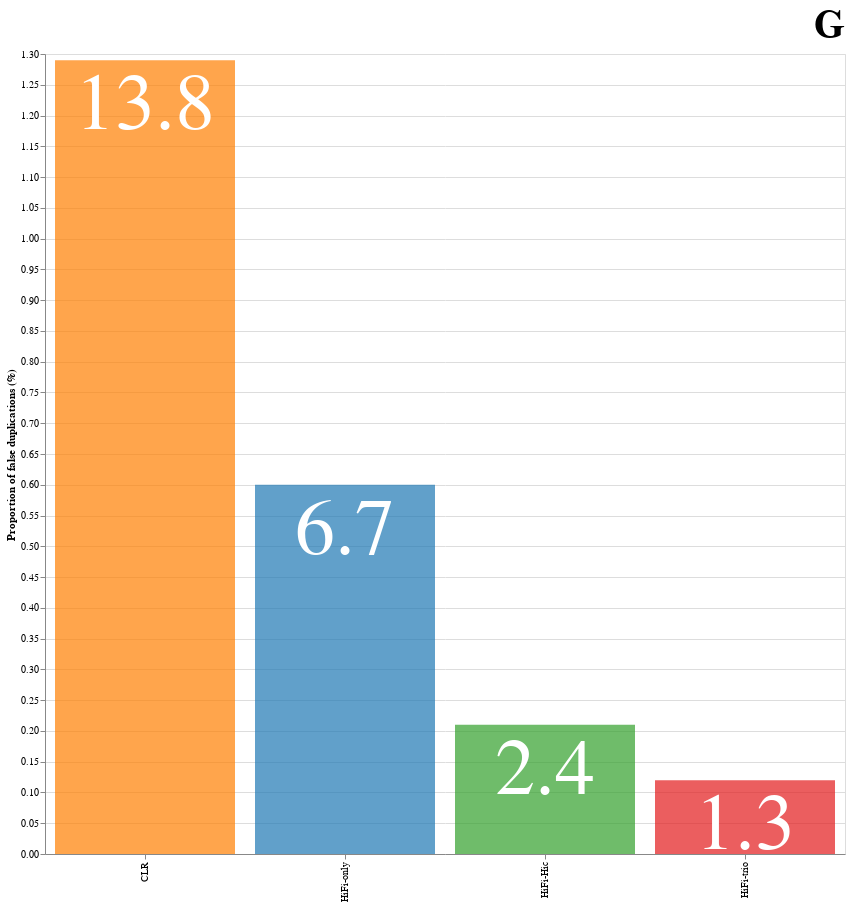

The cell this chart's notebook holds for it:
### Code cell
bars = alt.Chart(panel_d).mark_bar(color='green',opacity=.7).encode(
    x=alt.X('mode',title=None,sort=['CLR', 'HiFi-only', 'HiFi-Hic', 'HiFi-trio']),
    y=alt.Y('prct',title="Proportion of false duplications (%)"),
    color=alt.Color(
                'mode', 
                legend=None,
                scale=alt.Scale(
                    domain=modes_byung,
                    range=colors_byung,
                ),
    ),
)
labels = alt.Chart(panel_d).mark_text(color='white',dy=45,fontSize=80
).encode(
    x=alt.X('mode',title="Mode",sort=['CLR', 'HiFi-only', 'HiFi-Hic', 'HiFi-trio']),
    y=alt.Y('prct'),
    text=alt.Text('mb'),
)

panel_B_d = (bars + labels).properties(
        width=800,
        height=800,
        title = alt.TitleParams(text = 'G', 
            fontSize=40,
            font='Arial',
            anchor='end',
            color='black',
            dx=0,
            #dy=67,
                               ))

panel_B_d

### Figure 1 — Vega-Lite specification as saved in the notebook (floating-point values rounded to 4 significant figures)
{"config": {"view": {"continuousWidth": 400, "continuousHeight": 300}}, "layer": [{"mark": {"type": "bar", "color": "green", "opacity": 0.7}, "encoding": {"color": {"field": "mode", "legend": null, "scale": {"domain": ["HiFi-only", "HiFi-Hic", "HiFi-trio", "CLR"], "range": ["#1f78b4", "#33a02c", "#e31a1c", "#ff7f00"]}, "type": "nominal"}, "x": {"field": "mode", "sort": ["CLR", "HiFi-only", "HiFi-Hic", "HiFi-trio"], "title": null, "type": "nominal"}, "y": {"field": "prct", "title": "Proportion of false duplications (%)", "type": "quantitative"}}}, {"mark": {"type": "text", "color": "white", "dy": 45, "fontSize": 80}, "encoding": {"text": {"field": "mb", "type": "quantitative"}, "x": {"field": "mode", "sort": ["CLR", "HiFi-only", "HiFi-Hic", "HiFi-trio"], "title": "Mode", "type": "nominal"}, "y": {"field": "prct", "type": "quantitative"}}}], "data": {"name": "data-5f614d22811163aa448efcd56c8cfb74"}, "height": 800, "title": {"text": "G", "anchor": "end", "color": "black", "dx": 0, "font": "Arial", "fontSize": 40}, "width": 800, "$schema": "https://vega.github.io/schema/vega-lite/v4.17.0.json", "datasets": {"data-5f614d22811163aa448efcd56c8cfb74": [{"mode": "CLR", "prct": 1.29, "mb": 13.8}, {"mode": "HiFi-only", "prct": 0.6, "mb": 6.7}, {"mode": "HiFi-Hic", "prct": 0.21, "mb": 2.4}, {"mode": "HiFi-trio", "prct": 0.12, "mb": 1.3}]}}
